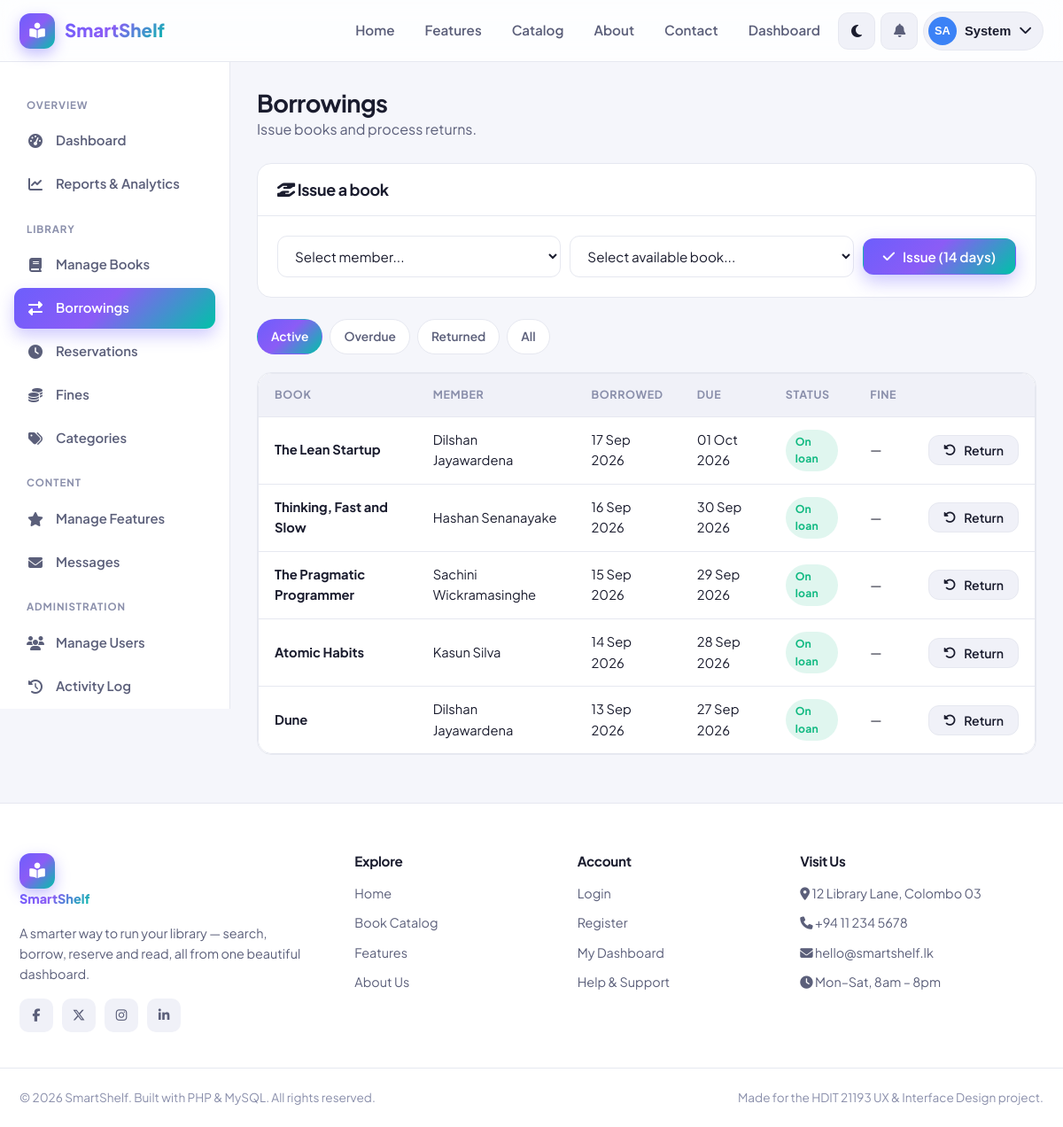
Screenshot of /manage_borrowings.php (signed in) with the database file from the repository.
### tables this page shows
CREATE TABLE `borrowings` (
  `borrow_id`    INT(11) NOT NULL AUTO_INCREMENT,
  `user_id`      INT(11) NOT NULL,
  `book_id`      INT(11) NOT NULL,
  `borrow_date`  DATE NOT NULL,
  `due_date`     DATE NOT NULL,
  `return_date`  DATE DEFAULT NULL,
  `status`       ENUM('borrowed','returned','overdue') NOT NULL DEFAULT 'borrowed',
  `fine_amount`  DECIMAL(8,2) NOT NULL DEFAULT 0.00,
  `created_at`   TIMESTAMP NOT NULL DEFAULT CURRENT_TIMESTAMP,
  PRIMARY KEY (`borrow_id`),
  KEY `user_id` (`user_id`),
  KEY `book_id` (`book_id`),
  CONSTRAINT `fk_borrow_user` FOREIGN KEY (`user_id`) REFERENCES `users` (`user_id`) ON DELETE CASCADE,
  CONSTRAINT `fk_borrow_book` FOREIGN KEY (`book_id`) REFERENCES `books` (`book_id`) ON DELETE CASCADE
);

CREATE TABLE `books` (
  `book_id`          INT(11) NOT NULL AUTO_INCREMENT,
  `title`            VARCHAR(200) NOT NULL,
  `author`           VARCHAR(150) NOT NULL,
  `isbn`             VARCHAR(20) DEFAULT NULL,
  `category_id`      INT(11) DEFAULT NULL,
  `description`      TEXT DEFAULT NULL,
  `publisher`        VARCHAR(150) DEFAULT NULL,
  `publish_year`     INT(4) DEFAULT NULL,
  `total_copies`     INT(11) NOT NULL DEFAULT 1,
  `available_copies` INT(11) NOT NULL DEFAULT 1,
  `shelf_location`   VARCHAR(50) DEFAULT NULL,
  `cover_image`      VARCHAR(255) DEFAULT NULL,
  `ebook_file`       VARCHAR(255) DEFAULT NULL,
  `rating`           DECIMAL(2,1) NOT NULL DEFAULT 0.0,
  `views`            INT(11) NOT NULL DEFAULT 0,
  `borrow_count`     INT(11) NOT NULL DEFAULT 0,
  `created_at`       TIMESTAMP NOT NULL DEFAULT CURRENT_TIMESTAMP,
  PRIMARY KEY (`book_id`),
  KEY `category_id` (`category_id`),
  CONSTRAINT `fk_books_category` FOREIGN KEY (`category_id`)
    REFERENCES `categories` (`category_id`) ON DELETE SET NULL
);

CREATE TABLE `users` (
  `user_id`     INT(11) NOT NULL AUTO_INCREMENT,
  `fullname`    VARCHAR(120) NOT NULL,
  `email`       VARCHAR(150) NOT NULL,
  `password`    VARCHAR(255) NOT NULL,
  `role`        ENUM('admin','librarian','member') NOT NULL DEFAULT 'member',
  `phone`       VARCHAR(20) DEFAULT NULL,
  `address`     VARCHAR(255) DEFAULT NULL,
  `avatar`      VARCHAR(255) DEFAULT NULL,
  `status`      ENUM('active','suspended') NOT NULL DEFAULT 'active',
  `created_at`  TIMESTAMP NOT NULL DEFAULT CURRENT_TIMESTAMP,
  PRIMARY KEY (`user_id`),
  UNIQUE KEY `email` (`email`)
);

### functions.php (called while the page is built, shortened)
<?php
require_once __DIR__ . '/config.php';
function e($value)
{
    return htmlspecialchars($value ?? '', ENT_QUOTES, 'UTF-8');
}
function db_select($sql, $types = '', $params = [])
{
    global $conn;
    $stmt = $conn->prepare($sql);
    if ($types) {
        $stmt->bind_param($types, ...$params);
    }
    $stmt->execute();
    $result = $stmt->get_result();
    $rows = $result ? $result->fetch_all(MYSQLI_ASSOC) : [];
    return $rows;
}
function fdate($date)
{
    return date('d M Y', strtotime($date));
}

### manage_borrowings.php (the view, shortened to what this page needs)
<?php
require_once __DIR__ . '/../includes/functions.php';
$filter = $_GET['filter'] ?? 'active';
$where = match ($filter) {
    'active'   => "br.return_date IS NULL AND br.status='borrowed'",
    'overdue'  => "br.status='overdue' AND br.return_date IS NULL",
    'returned' => "br.return_date IS NOT NULL",
    default    => "1=1",
};
$loans = db_select(
    "SELECT br.*, b.title, u.fullname FROM borrowings br
     JOIN books b ON b.book_id=br.book_id
     JOIN users u ON u.user_id=br.user_id
     WHERE $where ORDER BY br.borrow_date DESC"
);
require_once __DIR__ . '/../includes/header.php';
?>
<div class="dash">
    <?php require_once __DIR__ . '/../includes/admin_sidebar.php'; ?>
    <div class="dash-main">
        <div class="dash-header"><div><h1>Borrowings</h1><p class="text-soft">Issue books and process returns.</p></div></div>
        <div class="panel">
            <div class="panel-head"><h2><i class="fa-solid fa-hand-holding-hand"></i> Issue a book</h2></div>
            <div class="panel-body">
                <form method="post" class="flex gap-1 wrap items-center">
                    <select name="user_id" required style="flex:1;min-width:180px">
                        <option value="">Select member...</option>
                    </select>
                    <select name="book_id" required style="flex:1;min-width:180px">
                        <option value="">Select available book...</option>
                    </select>
                    <button class="btn btn-primary"><i class="fa-solid fa-check"></i> Issue (<?= LOAN_PERIOD_DAYS ?> days)</button>
                </form>
            </div>
        </div>
        <div class="chips mb-2">
            <?php foreach (['active'=>'Active','overdue'=>'Overdue','returned'=>'Returned','all'=>'All'] as $k=>$lbl): ?>
                <a href="?filter=<?= $k ?>" class="chip <?= $filter===$k?'active':'' ?>"><?= $lbl ?></a>
            <?php endforeach; ?>
        </div>
        <div class="panel">
            <div class="table-wrap">
                <table class="data">
                    <thead><tr><th>Book</th><th>Member</th><th>Borrowed</th><th>Due</th><th>Status</th><th>Fine</th><th></th></tr></thead>
                    <tbody>
                    <?php foreach ($loans as $l): ?>
                        <tr>
                            <td><strong><?= e($l['title']) ?></strong></td>
                            <td><?= e($l['fullname']) ?></td>
                            <td><?= fdate($l['borrow_date']) ?></td>
                            <td><?= fdate($l['due_date']) ?></td>
                            <td>
                                <?php if ($l['return_date']): ?><span class="badge badge-gray">Returned</span>
                                <?php elseif ($l['status']==='overdue'): ?><span class="badge badge-red">Overdue</span>
                                <?php else: ?><span class="badge badge-green">On loan</span><?php endif; ?>
                            </td>
                            <td><?= $l['fine_amount'] > 0 ? money($l['fine_amount']) : '—' ?></td>
                            <td>
                                <?php if (!$l['return_date']): ?>
                                    <form method="post" style="margin:0">
                                        <button class="btn btn-ghost btn-sm" data-confirm="Mark as returned?"><i class="fa-solid fa-rotate-left"></i> Return</button>
                                    </form>
                                <?php else: ?><span class="text-mute" style="font-size:.8rem"><?= fdate($l['return_date']) ?></span><?php endif; ?>
                            </td>
                        </tr>
                    <?php endforeach; ?>
                    </tbody>
                </table>
            </div>
        </div>
    </div>
</div>
<?php require_once __DIR__ . '/../includes/footer.php'; ?>

### rows the page displays
borrowings: book.title "The Lean Startup", user.fullname "Dilshan Jayawardena", borrow_date "17 Sep 2026", due_date "01 Oct 2026", status "On loan"
borrowings: book.title "Thinking, Fast and Slow", user.fullname "Hashan Senanayake", borrow_date "16 Sep 2026", due_date "30 Sep 2026", status "On loan"
borrowings: book.title "The Pragmatic Programmer", user.fullname "Sachini Wickramasinghe", borrow_date "15 Sep 2026", due_date "29 Sep 2026", status "On loan"
borrowings: book.title "Atomic Habits", user.fullname "Kasun Silva", borrow_date "14 Sep 2026", due_date "28 Sep 2026", status "On loan"
borrowings: book.title "Dune", user.fullname "Dilshan Jayawardena", borrow_date "13 Sep 2026", due_date "27 Sep 2026", status "On loan"

### other values shown
SITE_NAME "SmartShelf"
initials($_SESSION['fullname']) "SA"
explode(' ', $_SESSION['fullname'])[0] "System"
LOAN_PERIOD_DAYS "14"
$lbl "Active"
$lbl "Overdue"
$lbl "Returned"
$lbl "All"
